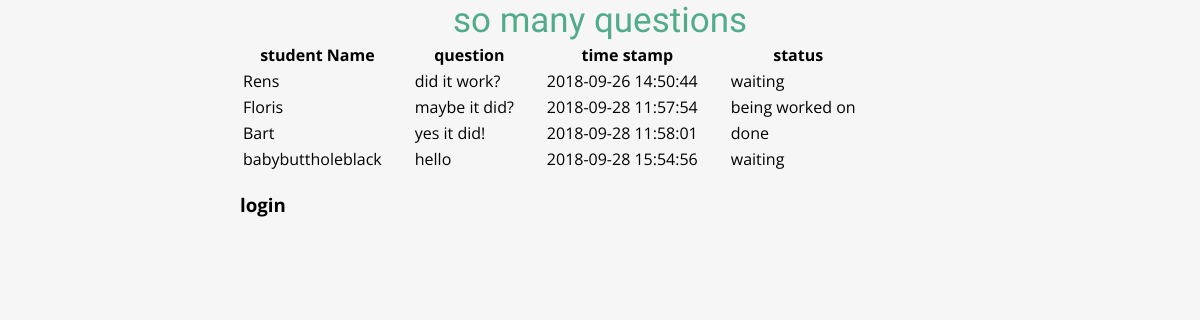
The page / on the database its author committed.
### tables this page shows
CREATE TABLE IF NOT EXISTS `questions` (
  `question_id` int(11) NOT NULL,
  `student_id` int(11) NOT NULL,
  `question_text` varchar(60) NOT NULL,
  `time_stamp` datetime DEFAULT CURRENT_TIMESTAMP ON UPDATE CURRENT_TIMESTAMP,
  `progress_id` int(11) NOT NULL
);

CREATE TABLE IF NOT EXISTS `students` (
  `student_id` int(11) NOT NULL,
  `student_name` varchar(60) NOT NULL,
  `student_password` varchar(60) NOT NULL,
  `power_lvl` int(11) NOT NULL
);

CREATE TABLE IF NOT EXISTS `progress` (
  `progress_id` int(11) NOT NULL,
  `status` varchar(255) DEFAULT NULL
);

### core/core.php (called while the page is built, shortened)
<?php
function render($filename, $data = null)
{
	require(ROOT . 'view/templates/header.php');
	require(ROOT . 'view/' . $filename . '.php');
	require(ROOT . 'view/templates/footer.php');
}

### controller/webappController.php (called while the page is built, shortened)
<?php
require(ROOT . "model/webappModel.php");
function index()
{
	$allQuestions = generateQuestions();
	render("webapp/index", array(
		'questions' => $allQuestions)
	);
}

### public/index.php (called while the page is built, shortened)
<?php
require(ROOT . "core/core.php");
route();

### model/webappModel.php (called while the page is built, shortened)
<?php
function generateQuestions()
{
	$db = openDatabaseConnection();
	$sql = "SELECT * FROM `questions`
		JOIN `students` ON `questions`.`student_id` = `students`.`student_id`
		JOIN `progress` ON `questions`.`progress_id` = `progress`.`progress_id`
		ORDER BY `questions`.`time_stamp` ASC";
	$query = $db->prepare($sql);
	$query->execute();
	return $query->fetchAll();
}

### view/webapp/index.php (the view, shortened to what this page needs)
<h2 id="questions_main">so many questions</h2>
	<table id="myTable">
		<thead>
			<tr>
				<th colspan="1" onclick="sortTable(0)">student Name</th>
				<th colspan="5" onclick="sortTable(1)">question</th>
				<th colspan="2" onclick="sortTable(2)">time stamp</th>
				<th colspan="1">status</th>
			</tr>
		</thead>
		<tbody>
<?php
foreach ($questions as $question) {
?>
			<tr>
				<td><?= $question["student_name"] ?></td>
				<td colspan="5"><?= $question["question_text"] ?></td>
				<td colspan="2"><?= $question["time_stamp"] ?></td>
				<td><?= $question["status"] ?></td>
			</tr>
<?php
}
?>
		</tbody>
	</table>
	<h3><a href="<?= URL ?>webapp/loginPage">login</a></h3>

### public/css/main.css (style rules this page uses)
body { margin: 0 auto; width: 60%; background-color: #f6f6f6; }
body { font-family: Open Sans, Verdana, sans-serif; font-size: 12pt; }
h2 { font-family: Open Sans Condensed, sans-serif; font-weight: normal; font-size: 35px; color: #069; margin-bottom: 0; }
h2 { margin: 0; }
a { color: black; text-decoration: none; }
td { padding-right: 30px; }
th { padding-right: 20px; }
#questions_main { color: #52ac8b; text-align: center; }

### rows shown on the page
questions: student.student_name "Rens", question_text "did it work?", time_stamp "2018-09-26 14:50:44", progress.status "waiting"
questions: student.student_name "Floris", question_text "maybe it did?", time_stamp "2018-09-28 11:57:54", progress.status "being worked on"
questions: student.student_name "Bart", question_text "yes it did!", time_stamp "2018-09-28 11:58:01", progress.status "done"
questions: student.student_name "babybuttholeblack", question_text "hello", time_stamp "2018-09-28 15:54:56", progress.status "waiting"
